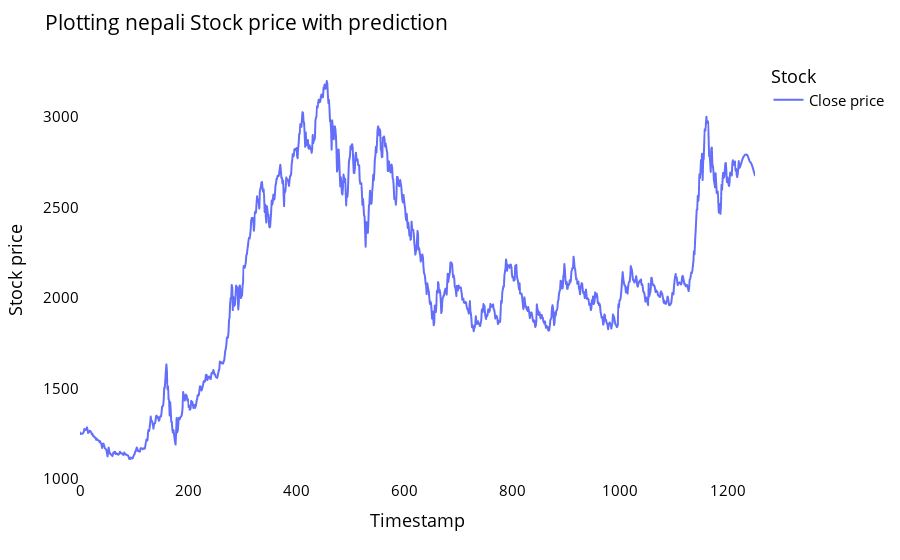

Source (notebook cell):
### Code cell
lstmdf=data.tolist()
lstmdf.extend((np.array(lst_output).reshape(-1,1)).tolist())
lstmdf=scaler.inverse_transform(lstmdf).reshape(1,-1).tolist()[0]

names = cycle(['Close price'])

fig = px.line(lstmdf,labels={'value': 'Stock price','index': 'Timestamp'})
fig.update_layout(title_text='Plotting nepali Stock price with prediction',
                  plot_bgcolor='white', font_size=15, font_color='black',legend_title_text='Stock')

fig.for_each_trace(lambda t:  t.update(name = next(names)))

fig.update_xaxes(showgrid=False)
fig.update_yaxes(showgrid=False)
fig.show()

### Figure 1 — Plotly figure (JSON) as saved in the notebook; plotly's stock layout.template omitted (floating-point values rounded to 4 significant figures; data arrays with more than 128 entries replaced by an {"elided": "..."} marker saying what was removed)
{"data": [{"hovertemplate": "variable=0<br>Timestamp=%{x}<br>Stock price=%{y}<extra></extra>", "legendgroup": "0", "line": {"color": "#636efa", "dash": "solid"}, "marker": {"symbol": "circle"}, "mode": "lines", "name": "Close price", "showlegend": true, "type": "scattergl", "x": {"elided": "1251 int values"}, "xaxis": "x", "y": {"elided": "1251 float values"}, "yaxis": "y"}], "layout": {"autosize": true, "font": {"color": "black", "size": 15}, "legend": {"title": {"text": "Stock"}, "tracegroupgap": 0}, "margin": {"t": 60}, "plot_bgcolor": "white", "title": {"text": "Plotting nepali Stock price with prediction"}, "xaxis": {"anchor": "y", "autorange": true, "domain": [0, 1], "range": [0, 1250], "showgrid": false, "title": {"text": "Timestamp"}, "type": "linear"}, "yaxis": {"anchor": "x", "autorange": true, "domain": [0, 1], "range": [993.1, 3314.0], "showgrid": false, "title": {"text": "Stock price"}, "type": "linear"}}}
